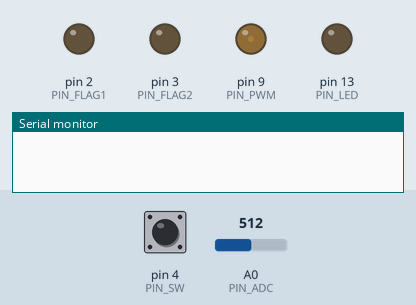
A program run on a simulated Arduino Uno, built with avr-gcc and run on an emulated ATmega328P. Shown: output pins drawn as LEDs (lit = HIGH), the last lines printed to the serial monitor. The test bench sets the inputs (shaded band); at power-on: pin 4 (PIN_SW) HIGH, A0 (PIN_ADC) = 512.

Above: at 1.2 s.
1.3 s: pin 4 (PIN_SW) pulled LOW for 0.15 s
At 2.6 s:
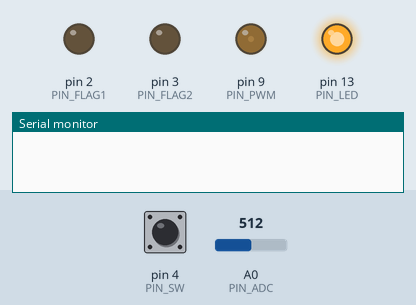
At 4.1 s:
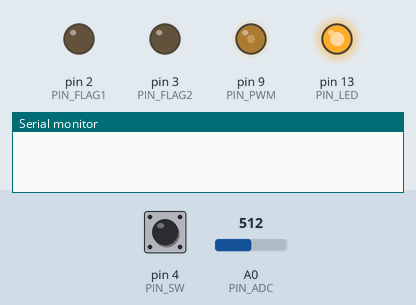
10.4 s: pin 4 (PIN_SW) pulled LOW for 1 s
At 17.1 s:
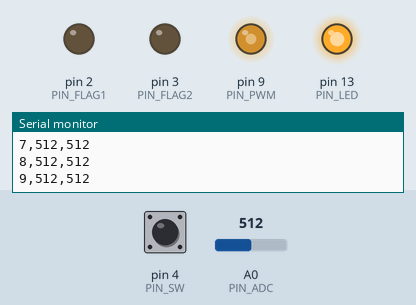
Timing chart, 0 to 21.8 s (numbered marks = the images above; inputs shaded):
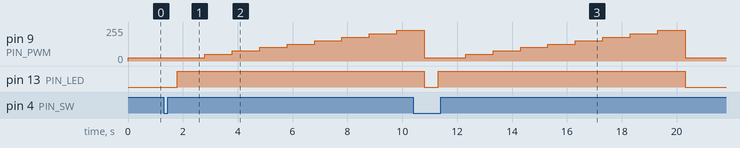

The program:

main.cpp
```cpp
#include <Arduino.h>
#include <SPI.h>

#define PIN_FLAG1 2
#define PIN_FLAG2 3
#define PIN_ADC A0
#define PIN_PWM 9
#define PIN_SW 4
#define PIN_LED 13

#define PIN_CALIPER 8

#define MEASURE_PARAM

// SCK=13(p3), MOSI=11(p2), GND(p1), /REQ(p5)

uint8_t n = 0;
uint8_t N = 8;
uint16_t v0s, v1s, vms;
uint16_t v0, v1, vm;

uint16_t Ton = 1000;
uint16_t Delay = 100;

uint8_t spiBuf[32];
uint8_t p_spiBuf = 0;

#define getLowerChar(c) ('0' + (c & 0x0f))
#define getHigherChar(c) ('0' + (c >> 4))

#ifdef MEASURE_PARAM
#else
ISR(SPI_STC_vect)
{
	spiBuf[p_spiBuf] = SPDR;
	p_spiBuf++;
	if (p_spiBuf == 32) p_spiBuf = 0;
	digitalWrite(PIN_FLAG1, 1 - digitalRead(PIN_FLAG1));

/*
	char datBuf[8];
	if (p_spiBuf > 6){
		sprintf(datBuf, "%c%c%c%c%c.%c%c",
			getLowerChar(spiBuf[2]), getHigherChar(spiBuf[2]),
			getLowerChar(spiBuf[3]), getHigherChar(spiBuf[3]),
			getLowerChar(spiBuf[4]), getHigherChar(spiBuf[4]),
			getLowerChar(spiBuf[5]));
		s = atof(datBuf);
		p_spiBuf = 0;
	}
*/
//	if (p_spiBuf == 7){
//		p_spiBuf = 0;
//		SPCR &= ~bit(SPE); SPCR |= bit(SPE);
//	}
}
#endif

void setup()
{
	pinMode(PIN_PWM, OUTPUT);
	pinMode(PIN_FLAG1, OUTPUT); digitalWrite(PIN_FLAG1, LOW);
	pinMode(PIN_FLAG2, OUTPUT); digitalWrite(PIN_FLAG2, LOW);
	pinMode(PIN_SW, INPUT_PULLUP);
	pinMode(PIN_LED, OUTPUT);
	digitalWrite(PIN_LED, LOW);
	Serial.begin(115200);
	// setup Timer1
	TCCR1A = _BV(COM1A1) | _BV(WGM11);			  // Ch.A: non-inverting, WGM11=1 (mode14, Fast PWM)
	TCCR1B = _BV(WGM13) | _BV(WGM12) | _BV(CS11); // WGM13:12=11, CS11=1 (16MHz/8 = 2MHz)

	ICR1 = 19999;		 // 2MHz/20000=100Hz(10ms) / TOP
	OCR1A = Ton * 2 - 1; // PWM Duty Cycle
	OCR1B = 1399;		 // 0.5us(2MHz)*1400 = 0.7ms
//	OCR1B = 1899;		 // 0.5us(2MHz)*1900 = 0.95ms, for intermediate difference

	// enable interrupts
	TIMSK1 |= _BV(TOIE1);  // enable Timer1 OVF interrupt (=PWM ON)
	TIMSK1 |= _BV(OCIE1B); // enable Timer1 COMPB interrupt
	sei();				   // enable global interrupt

#ifdef MEASURE_PARAM
#else
	pinMode(PIN_CALIPER, OUTPUT); digitalWrite(PIN_CALIPER, HIGH);
	// setup SPI
	SPCR |= bit(SPE); // enabel SPI
	SPCR |= bit(DORD); // LSB first
	SPCR |= bit(CPOL); // clock polarity
	pinMode(MISO, OUTPUT);
	pinMode(SCK, INPUT_PULLUP);
	pinMode(MOSI, INPUT_PULLUP);
//	pinMode(SS, INPUT_PULLUP);
	SPI.attachInterrupt();
#endif
}

/*
// for multiple sampling
uint16_t v0s = 0, v1s = 0, v2s = 0, v3s = 0, v4s = 0;
uint16_t v0, v1, v2, v3, v4;
*/


// Timer1 のオーバーフロー割り込み (=PWM ON)
ISR(TIMER1_OVF_vect)
{
	delayMicroseconds(Delay);
//	PORTD |= _BV(PD2);
	v0s += analogRead(PIN_ADC);
//	PORTD &= ~(_BV(PD2));
/*
	// for intermediate difference
	delayMicroseconds(20);
//	PORTD |= _BV(PD2);
	v0s += analogRead(PIN_ADC);
//	PORTD &= ~(_BV(PD2));

	delayMicroseconds(Delay);
//	PORTD |= _BV(PD2);
	vms += analogRead(PIN_ADC);
//	PORTD &= ~(_BV(PD2));
*/
}

// Timer1 のCompareMatchB割り込み
ISR(TIMER1_COMPB_vect)
{
//	PORTD |= _BV(PD3);
	v1s += analogRead(PIN_ADC);
//	PORTD &= ~(_BV(PD3));
	n++;
	if (n == N)
	{
		n = 0;
		v0 = v0s / N; v0s = 0;
		v1 = v1s / N; v1s = 0;
//		vm = vms / N; vms = 0; // for intemediate difference
	}
}

uint8_t st = 0;
uint16_t tm = 0;
uint8_t fMeasure = 0;

void loop()
{
	if (digitalRead(PIN_SW) == LOW)
	{
/*
		st = (st + 1) % 9;
		Ton = 1000 + 1000 * st;
		OCR1A = Ton * 2 - 1; // PWM Duty Cycle
		while (digitalRead(PIN_SW) == LOW) delay(10);
		tm = 0;
*/
		fMeasure = 1 - fMeasure;
#ifdef MEASURE_PARAM
#else
		if (fMeasure == 1){
			SPCR &= ~bit(SPE); delay(1); SPCR |= bit(SPE);
		}
		digitalWrite(PIN_CALIPER, 1 - fMeasure);
#endif
		delay(500);
	}

	if (fMeasure == 1){
#ifdef MEASURE_PARAM
		int v[9][5];
		digitalWrite(13, HIGH);
		uint8_t iTon, iDelay;;
/*
		for (iDelay = 0; iDelay < 5; iDelay++){
			Delay = 100 + iDelay * 200;
			for (iTon = 0; iTon < 9; iTon++){
				Ton = iTon * 1000 + 1000;
				OCR1A = Ton * 2 - 1; // PWM Duty Cycle
				OCR1B = Ton * 2 - 201;
				v0s = 0; v1s = 0; n = 0;
				delay(2000);
				v[iTon][iDelay] = v0;
			}
		}
		for (iTon = 0; iTon < 9; iTon++){
			Serial.print(iTon+1);
			for (iDelay = 0; iDelay < 5; iDelay++){
				 Serial.print(","); Serial.print(v[iTon][iDelay]);
			}
			Serial.println();
		}
*/
/*
		for (iTon = 0; iTon < 9; iTon++){
			Ton = iTon * 1000 + 1000;
			OCR1A = Ton * 2 - 1; // PWM Duty Cycle
//			for (iDelay = 0; iDelay < 5; iDelay++){
//				OCR1B = 199 + iDelay * 400; // 0.5us*X [ms], 100us=200, 300us=600, 500us=1000, ...
//				v0s = 0; v1s = 0; n = 0;
//				delay(1000);
//				v[iTon][iDelay] = v1;
//			}
			delay(1000);
			v[iTon][0] = v0;
			v[iTon][1] = v1;
			v[iTon][2] = v2;
			v[iTon][3] = v3;
			v[iTon][4] = v4;
		}
		for (iTon = 0; iTon < 9; iTon++){
			Serial.print(iTon+1);
			for (iDelay = 0; iDelay < 5; iDelay++){
				 Serial.print(","); Serial.print(v[iTon][iDelay]);
			}
			Serial.println();
		}
*/
		for (iTon = 0; iTon < 9; iTon++){
			//   v0     vm       v1
			// 0 10    Ton/2    Ton
			Ton = iTon * 1000 + 1000;
			OCR1A = Ton * 2 - 1;  // PWM Duty Cycle
			// for intemediate difference
//			OCR1B = Ton * 2 - 201; // 100us from end of PWM OFF / 0.5us(2MHz)*200 = 100us
//			Delay = Ton / 2 - 20 - 100; // 100us=1st ADC time

			v0s = 0; v1s = 0; n = 0; // vms = 0; // for intermediate difference
			delay(1000);
			v[iTon][0] = v0;
			v[iTon][1] = v1;
/*
			// for intermediate difference
			v[iTon][0] = v0;
			v[iTon][1] = vm;
			v[iTon][2] = v1;
*/
		}
		OCR1A = 1999; // PWM Duty Cycle
		for (iTon = 0; iTon < 9; iTon++){
			Serial.print(iTon+1);
//			for (iDelay = 0; iDelay < 3; iDelay++){ // for intermediate difference
			for (iDelay = 0; iDelay < 2; iDelay++){
				 Serial.print(","); Serial.print(v[iTon][iDelay]);
			}
			Serial.println();
		}
		digitalWrite(13, LOW);
		fMeasure = 0;
#else
		char datBuf[8];
		if (p_spiBuf >= 6){
			if (spiBuf[0] == 0xff && spiBuf[1] == 0xff){ // check data header
				sprintf(datBuf, "%c%c%c%c%c.%c%c",
						getLowerChar(spiBuf[2]), getHigherChar(spiBuf[2]),
						getLowerChar(spiBuf[3]), getHigherChar(spiBuf[3]),
						getLowerChar(spiBuf[4]), getHigherChar(spiBuf[4]),
						getLowerChar(spiBuf[5]));
				float s = atof(datBuf);
				Serial.print(s);
				Serial.println(" ");
			}
			for (uint8_t i = 0; i < p_spiBuf; i++){
				Serial.print(spiBuf[i], HEX); Serial.print(' ');
			}
			p_spiBuf = 0;
			SPCR &= ~bit(SPE); delay(1); SPCR |= bit(SPE);
		}
#endif
	}
}
```

Measured:
- after the input at 1.3 s, pin 9 (PIN_PWM): moves from 25/255 to 229/255 over 7.0 s, starting after 1.5 s; pin 13 (PIN_LED): LOW → HIGH after 0.50 s
